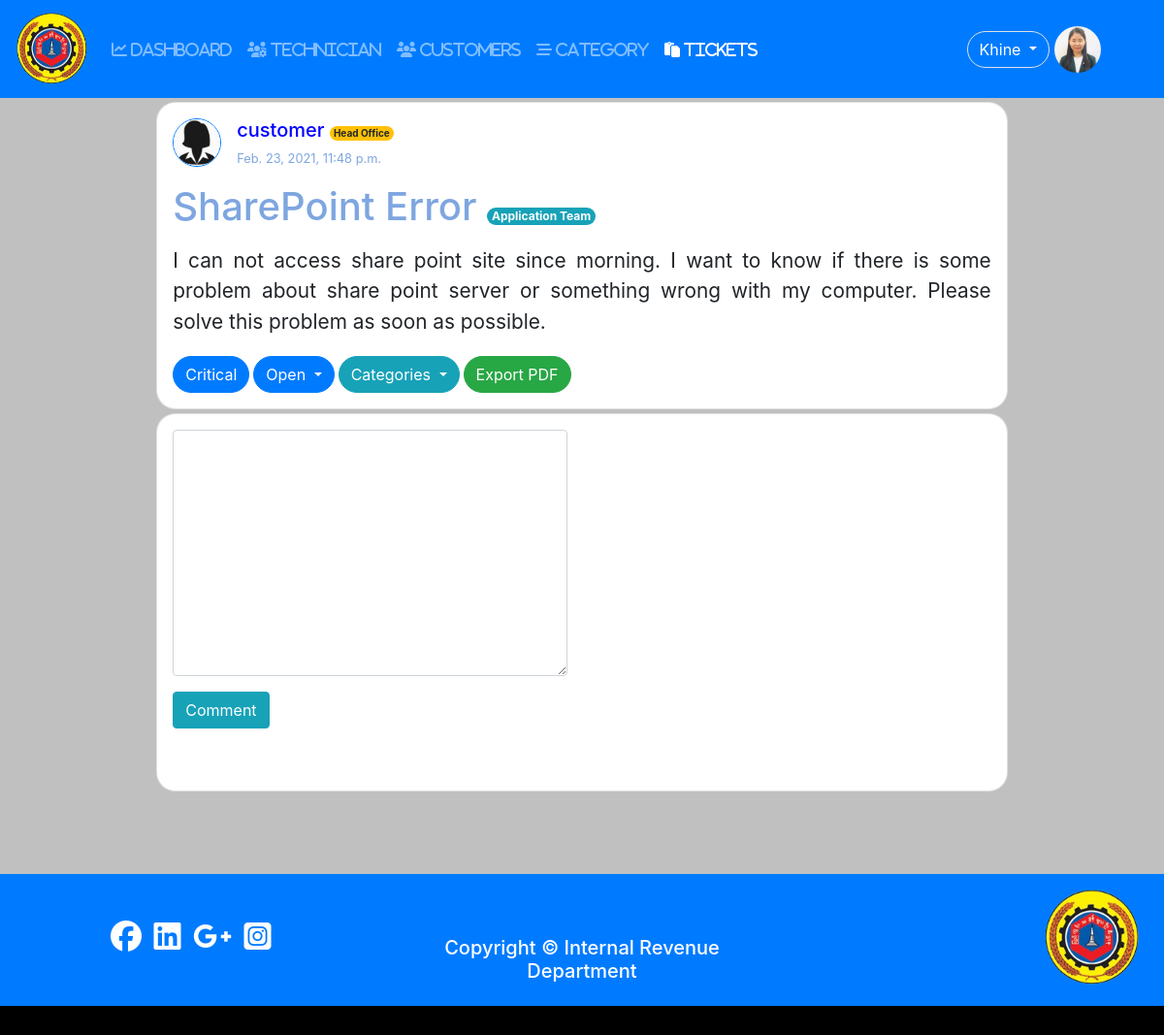
The app's page /16/ (signed in) with its own data.
### user/models.py (models this page shows, shortened)
class Profile(models.Model):#User
	user = models.OneToOneField(settings.AUTH_USER_MODEL,on_delete=models.CASCADE);
	photo = models.ImageField(null=True,blank=True,default='default.jpg');
	birthday = models.DateField(null=True,blank=True);
	phone = models.CharField(max_length=20,null=True,blank=True);
	address = models.TextField(null=True,blank=True);
	category = models.ForeignKey(Category,on_delete=models.CASCADE,blank=True,null=True);
	GENDER = (
				('other','Other'), # (Key,value)
				('male','Male'),
				('female','Female')
			);
	gender = models.CharField(max_length=100,choices = GENDER,default='other');

### tickets/models.py (models this page shows, shortened)
class Tickets(models.Model):
	user = models.ForeignKey(User,on_delete=models.CASCADE);
	category = models.ForeignKey(Category,on_delete=models.CASCADE,blank=True,null=True);
	name = models.CharField(max_length = 200);
	subject = models.CharField(max_length = 300);
	description = models.TextField();
	attachment = models.FileField(upload_to = "tickets/files/",null=True,blank=True);
	STATUS_CHOICES = (
						('Open','open'), # (Key,value)
						('Pending','pending'),
						('Closed','closed')
					 );
	SET_PRIORITY = (
					('critical','Critical'),
					('urgent','Urgent'),
					('normal','Normal'),
					('not_important','Not Important'),
				   );
	status = models.CharField(max_length=100,choices=STATUS_CHOICES,default='Open');
	priority = models.CharField(max_length=100,choices= SET_PRIORITY,default = 'not_important');
	created = models.DateTimeField(auto_now_add =True);
	updated = models.DateTimeField(auto_now = True);

class Category(models.Model):
	name = models.CharField(max_length=150);
	slug = models.SlugField(max_length=150,unique=True);
	def __str__(self):
		return self.name;

### tickets/views.py (the view)
# urls.py: path('<int:id>/',views.ticket_detail,name='ticket-detail'),
@login_required
def ticket_detail(request,id):
	ticket = Tickets.objects.get(pk=id);
	categories = Category.objects.all();
	pri_design = '';
	priority = '';
	if ticket.priority == 'critical':
		pri_design = 'btn btn-primary rounded-pill';
		priority = "Critical";
	elif ticket.priority == 'urgent':
		pri_design = 'btn btn-danger rounded-pill';
		priority = 'Urgent';
	elif ticket.priority == 'normal':
		pri_design = 'btn btn-warning rounded-pill';
		priority = "Normal";
	else:
		pri_design = 'btn btn-success rounded-pill';
		priority = "Not Important";
	comments = Comment.objects.filter(ticket=ticket);
	if request.method == 'POST':
		comment_form = CommentForm(data=request.POST);
		ticket_form = TicketForm(instance = ticket,data=request.POST,files=request.FILES);
		print("Comment:::",comment_form);
		if comment_form.is_valid():
			new_comment = comment_form.save(commit = False);
			new_comment.ticket = ticket;
			new_comment.user = request.user;
			new_comment.save();
			comment_form = CommentForm();
		if ticket_form.is_valid():
			new_ticket = ticket_form.save();
	else:
		comment_form = CommentForm();
		ticket_form = TicketForm(instance=ticket);
	return render(request,'tickets/ticket_detail.html',{'ticket':ticket,
														'comment_form':comment_form,
														'comments':comments,
														'pri_design':pri_design,
														'priority':priority,
														'nav_ticket':'active',
														'categories':categories,
														'ticket_form':ticket_form
														});

### tickets/forms.py
class CommentForm(forms.ModelForm):
	def __init__(self, *args, **kwargs):
		super().__init__(*args, **kwargs);
		self.helper = FormHelper(self);
		self.helper.form_show_labels = False;
	class Meta:
		model = Comment;
		fields = ('comment',);

class TicketForm(forms.ModelForm):
	def __init__(self,*args,**kwargs):
		super().__init__(*args,**kwargs);
		self.helper = FormHelper(self);
		self.helper.form_show_labels = False;
	class Meta:
		model =  Tickets;
		fields = ('name','subject','description','priority','attachment');

### tickets/templates/tickets/ticket_detail.html (shortened to what this page needs)
{% extends 'user/base.html' %}
{% load crispy_forms_tags %}
{% block content %}
<div class="d-flex flex-column justify-content-center align-items-center">
<div class="card p-3 w-75 mb-1 mt-1" style="border-radius: 20px;">
<div>
	<div style="
		display: inline-flex;
	"
	>
		<div>
			<img src="{{ticket.user.profile.photo.url}}" alt="profile"
			width="50" height="50"
			class="border border-primary rounded-circle mr-3"
			>
		</div>
		<div>
			<h5 style="color: blue;">{{ticket.user.username}}
				<span class="badge badge-warning rounded-pill"
					style="font-size: 0.5em;"
				>{{ticket.name}}</span>
			</h5>
			<p style="font-size: 0.8em;color: #7EA6E0;">{{ticket.updated}}</p>
		</div>
	</div>
	<div>
		<div class="mb-3">
		<h3 style="
			color: #7EA6E0;
			font-size: 2.5em;
			display: inline;
		">{{ticket.subject}}
		{% if request.user.is_superuser or request.user.is_staff %}
		<span class="badge badge-info rounded-pill"
			  style="font-size: 0.3em;"
		>{{ticket.category}}
		</span>
		{% endif %}
		</h3>
		</div>
		<p style="text-align: justify;font-size: 1.3em;
		">{{ticket.description}}</p>
		<div class="mt-1" style="display: inline-flex;">
		<div class="{{pri_design}} mr-1">{{priority}}</div>
		{% if ticket.status == 'Open' %}
			{% if request.user.is_superuser or request.user.is_staff %}
			<div class="btn-group">
			  <button type="button" class="btn btn-primary dropdown-toggle rounded-pill" data-toggle="dropdown" aria-haspopup="true" aria-expanded="false">
			    Open
			  </button>
			</div>
			{% else %}
			<div class="btn btn-danger rounded-pill">Open</div>
			{% endif %}
		{% endif %}
		{% if request.user.is_superuser %}
		<div class="btn-group ml-1">
			  <button type="button" class="btn btn-info dropdown-toggle rounded-pill" data-toggle="dropdown" aria-haspopup="true" aria-expanded="false">
			    Categories
			  </button>
		</div>
		{% endif %}
		{% if request.user.is_superuser and request.user.is_staff %}
		<a href="/ticket/pdf/{{ticket.id}}" class="btn btn-success rounded-pill ml-1">Export PDF</a>
		{% endif %}
	</div>
	</div>
</div>
</div>
<div class="card p-3 w-75 mb-1" style="border-radius: 20px;">
	<div class="row">
		<div class="col-6">
			<form method="POST" novalidate>
				{{comment_form.comment|as_crispy_field}}
				<input type="submit" name="submit" value="Comment" class="btn btn-info mb-5">
			</form>
		</div>
		<div class="col"></div>
		<div class="col"></div>
	</div>
</div>
</div>
{% endblock %}

### user/templates/user/base.html (shortened to what this page needs)
{% load static %}
<!doctype html>
<html lang="en">
  <head>
    <link rel="stylesheet" href="https://cdn.jsdelivr.net/npm/bootstrap@4.5.3/dist/css/bootstrap.min.css">
    <link rel="stylesheet" type="text/css" href="{% static 'css/style.css' %}">
    <link
    rel="stylesheet"
    href="https://cdnjs.cloudflare.com/ajax/libs/animate.css/4.1.1/animate.min.css"
    />
  </head>
  <body>
  {% if user.is_authenticated %}
  {% include 'user/naviation.html'%}
  {% else %}
      <div class="cover-img">
      </div>
  {% endif %}
    <div class="container-fluid" style="min-height: 100vh;background-color:silver;">
      <div class="row" style="background-color:silver;">
        <div class="col">
            {% block content %}
            {% endblock content %}
        </div>
      </div>
    </div>
    {% if user.is_authenticated %}
    {% include 'user/footer.html' %}
    {%endif%}
  </body>
</html>

### user/templates/user/naviation.html (shortened to what this page needs)
  <nav class="navbar navbar-expand-lg navbar-dark bg-primary">
  {% load static %}
  <a class="navbar-brand" href="{% url 'dashboard' %}">
    <img src="{% static 'pictures/logo1_no_background.png' %}"
    width="75" height="75"
    class="animate__animated animate__flipInX"
    >
  </a>
  <div class="collapse navbar-collapse" id="navbarNavDropdown">
    <ul class="navbar-nav">
      <li class="nav-item {{dashboard}}">
        <a class="nav-link" href="{% url 'dashboard'%}"><i class="fas fa-chart-line"> DASHBOARD</i><span class="sr-only">(current)</span></a>
      </li>
      {% if user.is_superuser or user.is_staff %}
        {% if user.is_superuser %}
        <li class="nav-item {{tech}}">
          <a class="nav-link" href="{% url 'tech-view' %}"><i class="fas fa-users-cog"> TECHNICIAN</i></a>
        </li>
        <li class="nav-item {{customer}}">
          <a class="nav-link" href="{% url 'customer-view' %}"><i class="fas fa-users"> CUSTOMERS</i></a>
        </li>
        {% endif %}
        <li class="nav-item {{category}}">
          <a class="nav-link" href="{% url 'new-category' %}"><i class="fas fa-stream"> CATEGORY</i></a>
        </li>
        <li class="nav-item {{nav_ticket}}">
          <a class="nav-link" href="{% url 'tickets' %}"><i class="fas fa-paste"> TICKETS</i></a>
        </li>
          {% endif %}
    </ul>
  </div>
        <div class="btn-group">
            <button type="button" class="btn btn-primary border rounded-pill m-1 dropdown-toggle" data-toggle="dropdown" aria-haspopup="true" aria-expanded="false">
              {{user.username}}
            </button>
          </div>
          <img src = '{{user.profile.photo.url}}' class="rounded-circle border border-primary mr-5" style="width:50px; height:50px;">
</nav>

### user/templates/user/footer.html
{% load static %}
<footer style="width: 100%;">
	<div class="bg-primary p-3">
		<div class="row">
			<div class="col text-center pt-4">
				<a href="#" class="hov-scale">
					<i class="fab fa-facebook text-white mr-2 hov-scale mt-2" style="font-size: 2em;"></i>
				</a>
				<a href="#">
					<i class="fab fa-linkedin text-white mr-2 hov-scale mt-2" style="font-size: 2em;"></i>
				</a>
				<a href="#">
					<i class="fab fa-google-plus-g text-white mr-2 hov-scale mt-2" style="font-size: 2em;"></i>
				</a>
				<a href="#">
					<i class="fab fa-instagram-square text-white mr-2 hov-scale mt-2" style="font-size: 2em;"></i>
				</a>
			</div>
			<div class="col">
				<h5 class="text-white text-center mt-5"> Copyright <span>&#169;</span> Internal Revenue Department</h5>
			</div>
			<div class="col">
				<img src="{% static 'pictures/logo1_no_background.png' %}"
					alt="logo" style="float: right;"
					width="100" height="100"
					class="mr-2"
				>
			</div>
		</div>
	</div>
	<div style="height: 30px;background-color: black;">
	</div>
</footer>

### user/static/css/style.css (style rules this page uses)
body,html { margin: 0; width: 100%; height: 100%; }

### records on screen
Tickets: user.profile.photo (placeholder picture), user.username "customer", name "Head Office", updated "Feb. 23, 2021, 11:48 p.m.", subject "SharePoint Error", category "Application Team", description "I can not access share point site since morning. I want to know if there is some problem about share point server or something wrong with my computer. Please solve this problem as soon as possible.", priority "Critical"

### other values on screen
{{ user.username }} "Khine"
